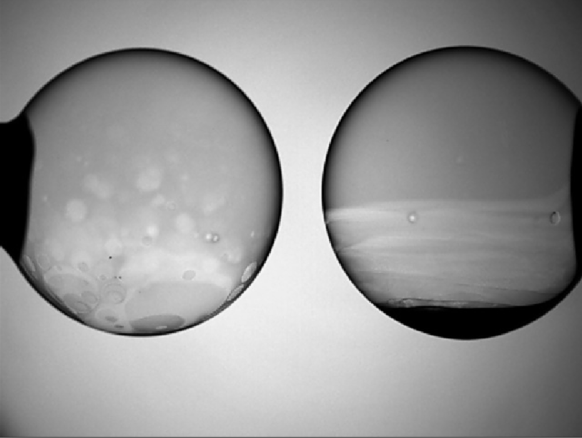
#> input picture capture5.png, 1164 x 876 px (shown at 1/2 size)
$ python change_circle_to_rectangle.py
#> lines starting #> are read from the running program, lines starting #| are printed output that depends on the picture; after the words box and inside, x2 and y2 are one past the last pixel; in counts of white or black regions, pixels touching at a corner belong together
import cv2
import numpy as np


# 検出する画像の選択(プログラム実行時に選択できるようにしたいなぁ...)
path = "capture5.png"
# OpenCVでの画像の読み込み
img = cv2.imread(path)
#> img is the input picture: shape (876, 1164, 3); min 0, max 251, mean 147.1

#変換フラグ(キュービック補間 + 外れ値塗りつぶし + 極座標へのリニアマッピング)
flags = cv2.INTER_CUBIC + cv2.WARP_FILL_OUTLIERS + cv2.WARP_POLAR_LINEAR

# 画像処理のノイズ除去のため一旦グレースケールに変更
img_gray = cv2.cvtColor(img, cv2.COLOR_BGR2GRAY)

# 円を検出
circles = cv2.HoughCircles(img_gray, cv2.HOUGH_GRADIENT, dp=0.8, minDist=600, param1=100, param2=60, minRadius=100, maxRadius=400)
#> circles = [[279.5, 383.5, 287.4], [932.5, 384.5, 291.9]]
# HoughCircles(画像の取込，ハフ変換の手法，dp=解像度，minDist=円同士の最小距離，param1=わからん，param2=円検出レベル，minRadius=最小半径，maxRadius=最大半径)
#circle = [中心x，中心y，半径]の配列で数値が得られる．

# numpyを用いて描画できる形に変換
circles = np.uint16(np.around(circles))
#> circles = [[280, 384, 287], [932, 384, 292]]

# 円が見つかるかで条件分岐
if len(circles): #円が検出された場合
    for circle in circles[0, :]:
      # 円周を描画
      img_painted1 = cv2.circle(img, (circle[0], circle[1]), circle[2], (0, 0, 255), 2)
      # circle(画像の読込，(中心のx座標，中心のy座標)，中心からの距離，(色)，線の太さ)
      # 中心からの距離を検出した円の半径にすることで検出円の外周を描くことができる．

      # 中心点を描画
      img_painted2 = cv2.circle(img_painted1, (circle[0], circle[1]), 2, (0, 0, 255), 2)
      # circle(画像の読込，(中心のx座標，中心のy座標)，中心からの距離，(色)，線の太さ)
      # 線の太さと中心からの距離を同じ値にすることで点にできる→検出円の中心を描画できる．

      #中心点の座標=(x,y)の取得
      center = (circle[0], circle[1])

      #半径の取得
      radius = circle[2]

      #変換後の画像サイズ
      height, width = 625, 500

      #極座標化
      rec_image = cv2.warpPolar(img, (height, width), center, radius + 50, flags)
      #warpPolar(対象画像, (出力画像サイズ), 極座標化の中心, 極座標化する部分の半径, 変換フラグ)

      # 画像の表示
      cv2.imshow('rec_img{}'.format(circle), rec_image)
#> this loop made 2 passes
#> (center, radius, height, width) on passes 1 to 2: ((280, 384), 287, 625, 500), ((932, 384), 292, 625, 500)
#> pass 1, `rec_image = cv2.warpPolar(img, (height, width), center, radius + 50, f..`:
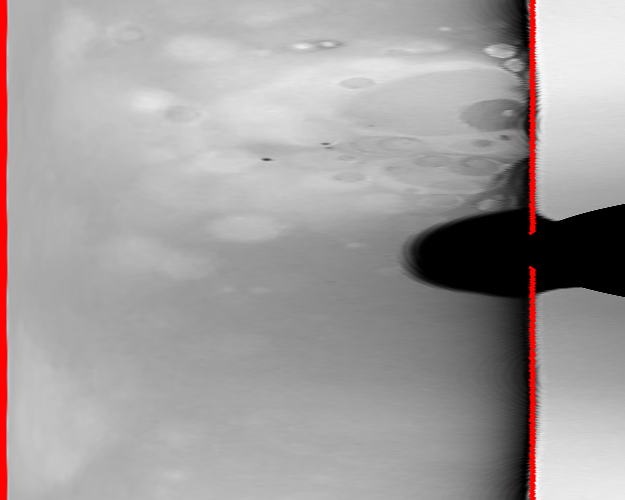
#> rec_image: shape (500, 625, 3); mean B, G, R 157.9, 157.9, 162.6
#> pass 2, `img_painted1 = cv2.circle(img, (circle[0], circle[1]), circle[2], (0, ..`:
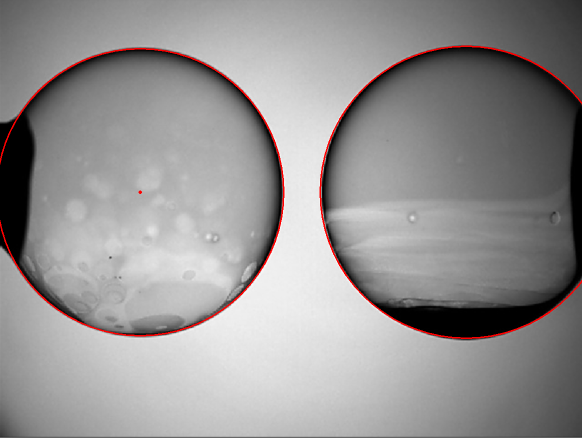
#> img_painted1: shape (876, 1164, 3) (shown at 1/2 size); mean B, G, R 146.3, 146.3, 148.6
#> after the loop:
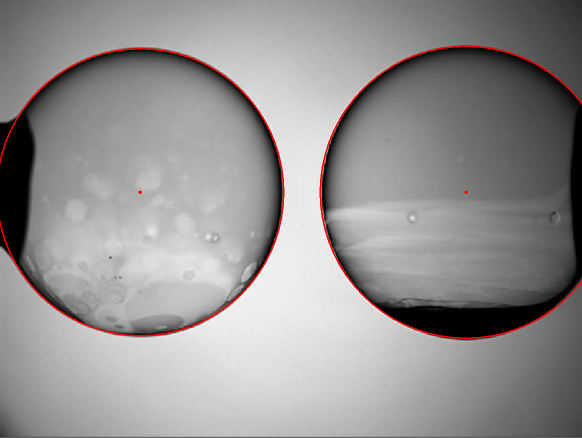
#> img: shape (876, 1164, 3) (shown at 1/2 size); 0.91% of pixels changed, all inside (x1, y1, x2, y2) = (0, 91, 1164, 678)
      # 画像の名前を検出円ごとに変えないと1枚しか出てこなくなる．
      # ''の中に{}を入れ，.format(circle)を付けることで{}にcircleの値を入れた文字列に変換できる．

    #キーボードで何か押すのを待つ(このあとのは何もないので何を押しても終了する．)
    cv2.waitKey(0)

else: #円が検出されなかった場合
    print('見つかりませんでした')
